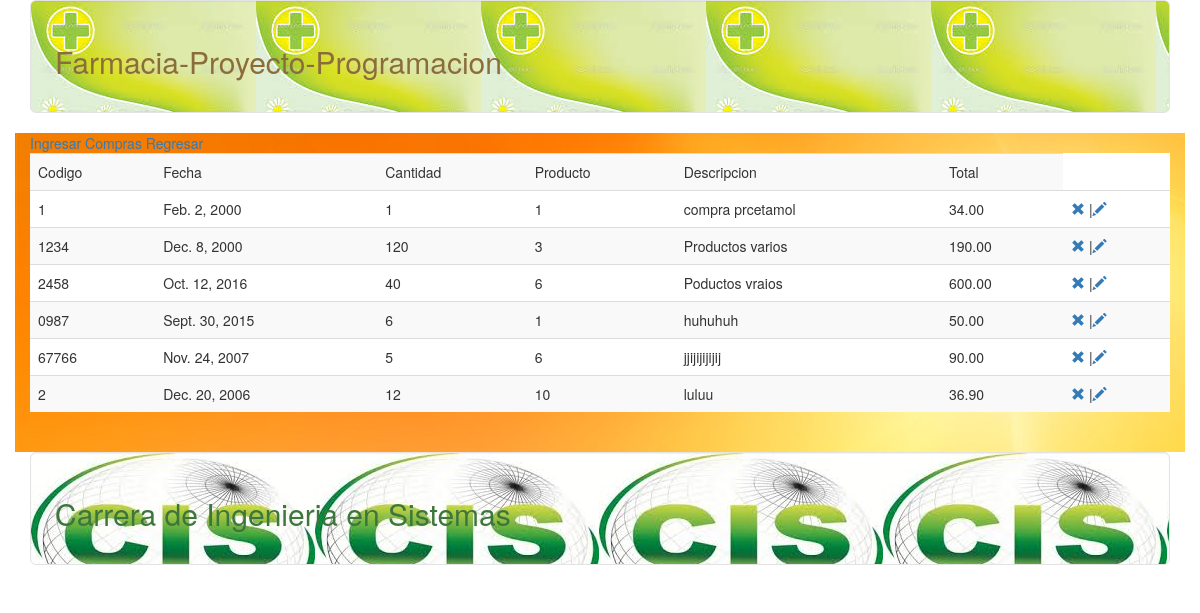
The app's page /Farmacia/listaradmin/Compras/ (signed in) with its own data.
### AppFarma/models.py (models this page shows, shortened)
class Compra (models.Model):
	CodCompra = models.CharField(max_length=30)
	Descripcion = models.CharField(max_length=30)
	Fecha = models.DateField(blank=True,null=True)
	codProd = models.ForeignKey(Producto,on_delete=models.CASCADE,default="")
	Cantidad = models.IntegerField()
	Total = models.DecimalField(max_digits=8,decimal_places=2)

class Producto (models.Model):
	Cod = models.CharField(max_length=30)
	Nombre = models.CharField(max_length=50)
	Cantidad = models.IntegerField()
	Descripcion = models.CharField(max_length=30)
	PrecioU = models.DecimalField(max_digits=8,decimal_places=2)
	def __str__(self):
		return self.Cod

### AppFarma/views.py (the view)
@login_required
def com(request):
	Comp=Compra.objects.all()
	contenido = {
		'Compras':Comp,
	}
	return render(request,"Comp.html",contenido)

### templates/Comp.html (shortened to what this page needs)
{% extends "master.html"%}
{% load static %}
{%block contenido%}
<div class="container" style="background-image:url('{% static "img/comp.jpg" %}') ;width:1000">
	<a href="Comprar">Ingresar Compras</a>
	<a href="..">Regresar</a>
	<div class="table table-responsive">
		<table class ="table table-striped">
			<tr>
				<td>Codigo</td>
				<td>Fecha</td>
				<td>Cantidad</td>
				<td>Producto</td>
				<td>Descripcion</td>
				<td>Total</td>
			</tr>
			{%for m in Compras%}
			<tr>
				<td>{{m.CodCompra}}</td>
				<td>{{m.Fecha}}</td>
				<td>{{m.Cantidad}}</td>
				<td>{{m.codProd}}</td>
				<td>{{m.Descripcion}}</td>
				<td>{{m.Total}}</td>
				<td><a href="eliminar?CodCompra={{m.CodCompra}}"><span class="glyphicon glyphicon-remove" aria-hidden="true"></span></a>
				|<a href="cambiar?CodCompra={{m.CodCompra}}"><span class="glyphicon glyphicon-pencil" aria-hidden="true"></span></a></td>
			</tr>
			{%endfor%}
		</table>
	</div>
</div>
{%endblock%}

### records on screen
Compra: CodCompra "1", Fecha "Feb. 2, 2000", Cantidad "1", codProd "1", Descripcion "compra prcetamol", Total "34.00"
Compra: CodCompra "1234", Fecha "Dec. 8, 2000", Cantidad "120", codProd "3", Descripcion "Productos varios", Total "190.00"
Compra: CodCompra "2458", Fecha "Oct. 12, 2016", Cantidad "40", codProd "6", Descripcion "Poductos vraios", Total "600.00"
Compra: CodCompra "0987", Fecha "Sept. 30, 2015", Cantidad "6", codProd "1", Descripcion "huhuhuh", Total "50.00"
Compra: CodCompra "67766", Fecha "Nov. 24, 2007", Cantidad "5", codProd "6", Descripcion "jjijijijijij", Total "90.00"
Compra: CodCompra "2", Fecha "Dec. 20, 2006", Cantidad "12", codProd "10", Descripcion "luluu", Total "36.90"
